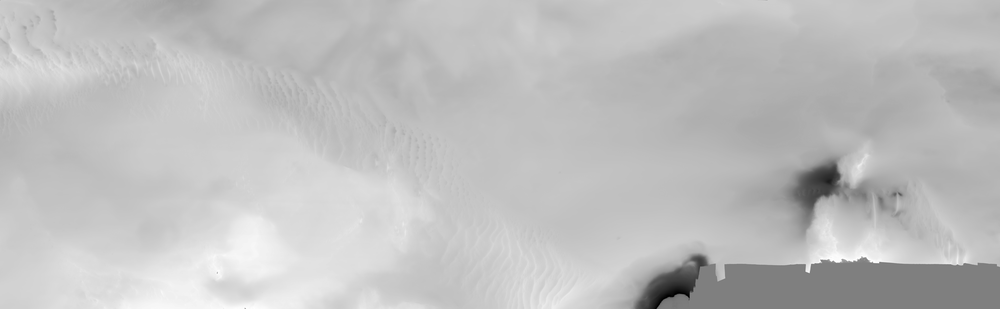
#> input picture data/large_multibeam_survey.png, 1000 x 309 px, shrunk from 9644 x 2976 before the run
$ python generate_submaps.py   (Python 2 division)
#> lines starting #> are read from the running program, lines starting #| are printed output that depends on the picture
#!/usr/bin/python

import cv2
import numpy as np

img = cv2.imread("../data/large_multibeam_survey.png")
#> img is the input picture: shape (309, 1000, 3); min 0, max 255, mean 190.4
height, width, channels = img.shape
#> height = 309; width = 1000; channels = 3
patch_size = 300
patch_step = patch_size/2
patches_height = 5
patches_width = 10

print "Channels: ", channels
#| Channels:  3

real_width = 30000. # meters
real_height = float(height)/float(width)*real_width
#> real_height = 9270

x = np.linspace(0, real_height, height)
#> x = 309 values from 0 to 9270
y = np.linspace(0, real_width, width)
#> y = 1000 values from 0 to 30000
xv, yv = np.meshgrid(y, x)

z = img[:, :, 0].reshape(height, width).astype(float)

z = 500./255.*z

print "Xv: ", xv.shape
#| Xv:  (309, 1000)

print "Yv: ", yv.shape
#| Yv:  (309, 1000)

points = np.stack((xv, yv, z), axis=2)
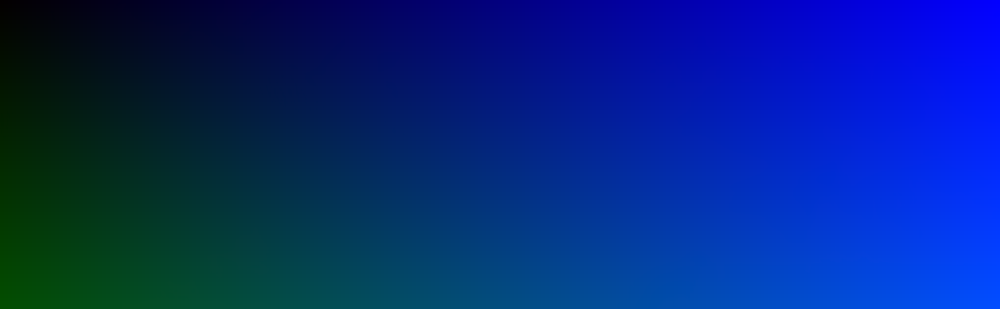
#> points: shape (309, 1000, 3) float64; mean of channels 0, 1, 2 15000, 4635, 373.2; drawn with min black and max white
points_list = points.reshape(height*width, 3)

for ii in range(0, patches_height):
    for jj in range(0, patches_width):
        istart = patch_step*ii
        iend = istart + patch_size
        jstart = patch_step*jj
        jend = jstart + patch_size
        pointsij = points[istart:iend, jstart:jend].reshape(-1, 3)
        filename = "patch_%02d_%02d.xyz" % (ii, jj)
        with open(filename, 'a') as xyz_file:
            for i, p in enumerate(pointsij):
                #if i % 100 != 0:
                #    continue
                xyz_file.write('%f %f %f\n'%(p[0], p[1], p[2]))

# [5 lines of commented-out code are left out]
